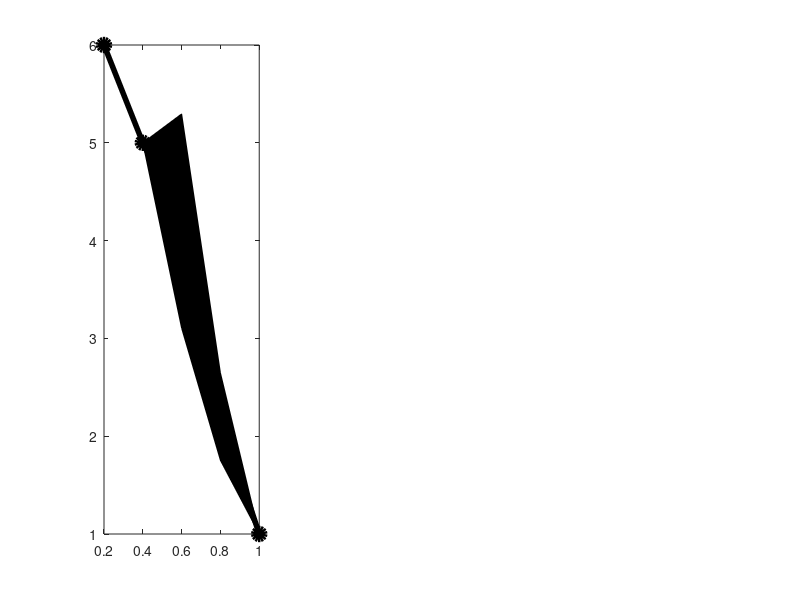

Write the MATLAB code that produced this figure. (Note: this script raises an error after producing the figure.)
%% Setup
% Remember that our "locality" is actually different from paper
% paper: d=0 means only self communication
% code : d=1 means only self communication
clear; clc;

colors{1} = [0 204 0]/255; % Green
colors{2} = [0 153 255]/255; % Blue
colors{3} = [255 51 204]/255; % Pink

fontsizeLabel  = 14;
fontsizeLegend = 10;
fontsizeAxis   = 12;
fontsizeTitle  = 14;

LineWidth  = 4;

MarkerSize0 = LineWidth*2;
MarkerSize1 = LineWidth*2;
MarkerSize2 = LineWidth*3.5;
MarkerSize3 = LineWidth*1.25;

Marker0 = 'o-';
Marker1 = 'square-';
Marker2 = 'x-';
Marker3 = '<-';

Marker = {Marker1, Marker2, Marker3};
MarkerSize = {MarkerSize1, MarkerSize2, MarkerSize3};

figure(2);

%% Actuation density
load('data/d_vs_act_dens.mat');
actMeans = mean(locSizes,2)' - 1;
actStds  = std(locSizes, 0, 2)';
color    = [0 0 0];
subplot(1,3,1); box on; hold on;
plot(actDensities, actMeans, Marker0, 'LineWidth', LineWidth, ... 
    'MarkerSize', MarkerSize0, 'Color', color, ...
    'MarkerEdge', color, 'MarkerFaceColor', color);

color    = [0 0 0];
actFill = fill([actDensities, fliplr(actDensities)], ...
       [actMeans - actStds, fliplr(actMeans + actStds)], color);
alpha(.4);
set(actFill, 'EdgeAlpha', 0);

set(gca, 'FontSize',fontsizeAxis)
xlabel({'Actuation density'}, 'Interpreter', 'latex', 'Fontsize', fontsizeLabel);
ylabel({'Optimal locality size'}, 'Interpreter', 'latex', 'Fontsize', fontsizeLabel);
xlim([0.1 1.1]);
ylim([0.8 6.2]);


%% Network sizes
load('data/d_vs_network_size.mat');
netMeans = {};
netStds  = {};

for actIdx=1:numActDens
    netMeans{actIdx} = mean(locSizes{actIdx},2)' - 1;
    netStds{actIdx}  = std(locSizes{actIdx}, 0, 2)';
end

subplot(1,3,2); box on; hold on;

for actIdx=numActDens:-1:1
    color = colors{actIdx};
    plot(gridSizes.^2, netMeans{actIdx}, Marker{actIdx}, 'LineWidth', LineWidth, ... 
        'MarkerSize', MarkerSize{actIdx}, 'Color', color, ...
        'MarkerEdge', color, 'MarkerFaceColor', color);
end

for actIdx=numActDens:-1:1
    color = colors{actIdx};
    horFill{actIdx} = fill([gridSizes.^2, fliplr(gridSizes.^2)], ...
           [netMeans{actIdx} - netStds{actIdx}, fliplr(netMeans{actIdx} + netStds{actIdx})], color);
    alpha(.4);
    set(horFill{actIdx}, 'EdgeAlpha', 0);
end

set(gca,'FontSize',fontsizeAxis)
xlabel({'\# of subsystems', 'in the network'}, 'Interpreter', 'latex', 'Fontsize', fontsizeLabel);
xlim([10 126]);
ylim([0.8 6.2]);

%% Horizon size
load('data/d_vs_horizon_size.mat');
horMeans = {};
horStds  = {};

for actIdx=1:numActDens
    horMeans{actIdx} = mean(locSizes{actIdx},2)' - 1;
    horStds{actIdx}  = std(locSizes{actIdx}, 0, 2)';
end

subplot(1,3,3); box on; hold on;

for actIdx=numActDens:-1:1
    color = colors{actIdx};
    plot(Ts, horMeans{actIdx}, Marker{actIdx}, 'LineWidth', LineWidth, ... 
        'MarkerSize', MarkerSize{actIdx}, 'Color', color, ...
        'MarkerEdge', color, 'MarkerFaceColor', color);
end

for actIdx=numActDens:-1:1
    color = colors{actIdx};
    horFill{actIdx} = fill([Ts, fliplr(Ts)], ...
           [horMeans{actIdx} - horStds{actIdx}, fliplr(horMeans{actIdx} + horStds{actIdx})], color);
    alpha(.4);
    set(horFill{actIdx}, 'EdgeAlpha', 0, 'HandleVisibility', 'off');
end

set(gca,'FontSize',fontsizeAxis)
xlabel({'Horizon length'}, 'Interpreter', 'latex', 'Fontsize', fontsizeLabel);
xlim([3 32]);
ylim([0.8 6.2]);

leg = legend('60\% Actuated', '80\% Actuated', '100\% Actuated');
set(leg, 'Fontsize', fontsizeLegend);
set(leg, 'Interpreter', 'latex'); 